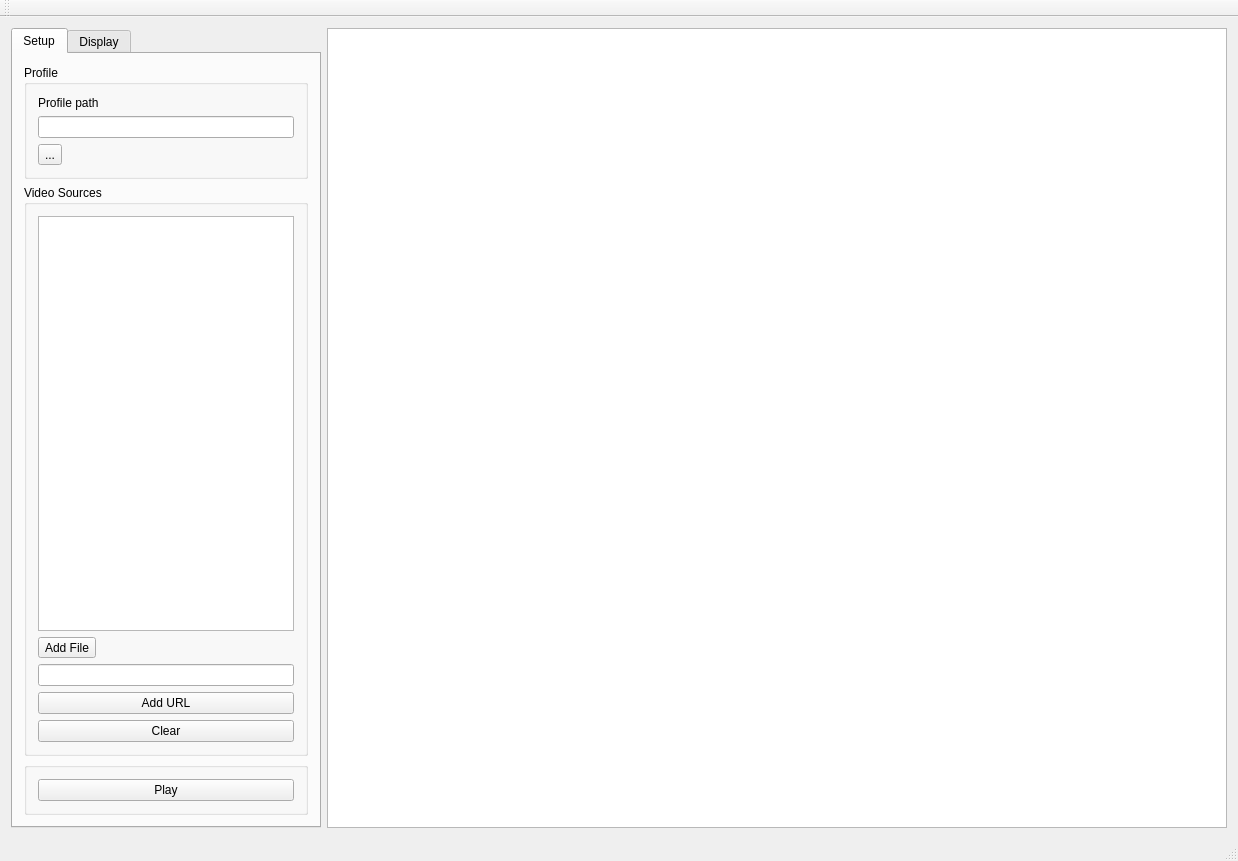
<?xml version="1.0" encoding="UTF-8"?>
<ui version="4.0">
 <class>MainWindow</class>
 <widget class="QMainWindow" name="MainWindow">
  <property name="geometry">
   <rect>
    <x>0</x>
    <y>0</y>
    <width>1238</width>
    <height>861</height>
   </rect>
  </property>
  <property name="windowTitle">
   <string>PanoPlayer</string>
  </property>
  <widget class="QWidget" name="centralWidget">
   <layout class="QHBoxLayout" name="horizontalLayout">
    <item>
     <widget class="QTabWidget" name="tabWidgetControlPanel">
      <property name="sizePolicy">
       <sizepolicy hsizetype="Minimum" vsizetype="Expanding">
        <horstretch>0</horstretch>
        <verstretch>0</verstretch>
       </sizepolicy>
      </property>
      <property name="currentIndex">
       <number>0</number>
      </property>
      <widget class="QWidget" name="tabControlPanelVideoSource">
       <attribute name="title">
        <string>Setup</string>
       </attribute>
       <layout class="QVBoxLayout" name="verticalLayout">
        <item>
         <widget class="QGroupBox" name="groupBoxProfile">
          <property name="sizePolicy">
           <sizepolicy hsizetype="Minimum" vsizetype="Preferred">
            <horstretch>0</horstretch>
            <verstretch>0</verstretch>
           </sizepolicy>
          </property>
          <property name="title">
           <string>Profile</string>
          </property>
          <layout class="QVBoxLayout" name="verticalLayout_5">
           <item>
            <widget class="QLabel" name="label_2">
             <property name="sizePolicy">
              <sizepolicy hsizetype="Preferred" vsizetype="Fixed">
               <horstretch>0</horstretch>
               <verstretch>0</verstretch>
              </sizepolicy>
             </property>
             <property name="text">
              <string>Profile path</string>
             </property>
            </widget>
           </item>
           <item>
            <widget class="QLineEdit" name="lineEditProfile">
             <property name="sizePolicy">
              <sizepolicy hsizetype="Minimum" vsizetype="Fixed">
               <horstretch>0</horstretch>
               <verstretch>0</verstretch>
              </sizepolicy>
             </property>
            </widget>
           </item>
           <item>
            <widget class="QToolButton" name="toolButton">
             <property name="text">
              <string>...</string>
             </property>
            </widget>
           </item>
          </layout>
         </widget>
        </item>
        <item>
         <widget class="QGroupBox" name="groupBoxVideoFiles">
          <property name="sizePolicy">
           <sizepolicy hsizetype="Minimum" vsizetype="Preferred">
            <horstretch>0</horstretch>
            <verstretch>0</verstretch>
           </sizepolicy>
          </property>
          <property name="title">
           <string>Video Sources</string>
          </property>
          <layout class="QVBoxLayout" name="verticalLayout_4">
           <item>
            <widget class="QListWidget" name="listVideoSourceURLs"/>
           </item>
           <item>
            <widget class="QToolButton" name="toolButton_2">
             <property name="text">
              <string>Add File</string>
             </property>
            </widget>
           </item>
           <item>
            <widget class="QLineEdit" name="lineEditVideoPath"/>
           </item>
           <item>
            <widget class="QPushButton" name="pushButtonAddURL">
             <property name="text">
              <string>Add URL</string>
             </property>
            </widget>
           </item>
           <item>
            <widget class="QPushButton" name="pushButtonClear">
             <property name="text">
              <string>Clear</string>
             </property>
            </widget>
           </item>
          </layout>
         </widget>
        </item>
        <item>
         <widget class="QGroupBox" name="groupBoxPlay">
          <property name="sizePolicy">
           <sizepolicy hsizetype="Minimum" vsizetype="Preferred">
            <horstretch>0</horstretch>
            <verstretch>0</verstretch>
           </sizepolicy>
          </property>
          <property name="title">
           <string/>
          </property>
          <layout class="QVBoxLayout" name="verticalLayout_2">
           <item>
            <widget class="QPushButton" name="pushButtonPlay">
             <property name="text">
              <string>Play</string>
             </property>
            </widget>
           </item>
          </layout>
         </widget>
        </item>
       </layout>
      </widget>
      <widget class="QWidget" name="tabControlPanelDisplay">
       <attribute name="title">
        <string>Display</string>
       </attribute>
       <widget class="QPushButton" name="pushButtonSnapShot">
        <property name="geometry">
         <rect>
          <x>70</x>
          <y>120</y>
          <width>80</width>
          <height>22</height>
         </rect>
        </property>
        <property name="text">
         <string>Snap Shot</string>
        </property>
       </widget>
       <widget class="QComboBox" name="comboBoxPanoTypeList">
        <property name="geometry">
         <rect>
          <x>10</x>
          <y>50</y>
          <width>151</width>
          <height>22</height>
         </rect>
        </property>
        <property name="sizePolicy">
         <sizepolicy hsizetype="Preferred" vsizetype="Fixed">
          <horstretch>0</horstretch>
          <verstretch>0</verstretch>
         </sizepolicy>
        </property>
       </widget>
       <widget class="QLabel" name="label">
        <property name="geometry">
         <rect>
          <x>10</x>
          <y>30</y>
          <width>133</width>
          <height>16</height>
         </rect>
        </property>
        <property name="sizePolicy">
         <sizepolicy hsizetype="Preferred" vsizetype="Fixed">
          <horstretch>0</horstretch>
          <verstretch>0</verstretch>
         </sizepolicy>
        </property>
        <property name="text">
         <string>Select panorama type</string>
        </property>
       </widget>
      </widget>
     </widget>
    </item>
    <item>
     <widget class="GPanoRenderQWidget" name="panoRender">
      <property name="sizePolicy">
       <sizepolicy hsizetype="Expanding" vsizetype="Expanding">
        <horstretch>0</horstretch>
        <verstretch>0</verstretch>
       </sizepolicy>
      </property>
     </widget>
    </item>
   </layout>
  </widget>
  <widget class="QMenuBar" name="menuBar">
   <property name="geometry">
    <rect>
     <x>0</x>
     <y>0</y>
     <width>1238</width>
     <height>22</height>
    </rect>
   </property>
  </widget>
  <widget class="QToolBar" name="mainToolBar">
   <attribute name="toolBarArea">
    <enum>TopToolBarArea</enum>
   </attribute>
   <attribute name="toolBarBreak">
    <bool>false</bool>
   </attribute>
  </widget>
  <widget class="QStatusBar" name="statusBar"/>
 </widget>
 <layoutdefault spacing="6" margin="11"/>
 <customwidgets>
  <customwidget>
   <class>GPanoRenderQWidget</class>
   <extends>QListView</extends>
   <header>GPanoRenderQWidget.h</header>
  </customwidget>
 </customwidgets>
 <resources/>
 <connections/>
</ui>
